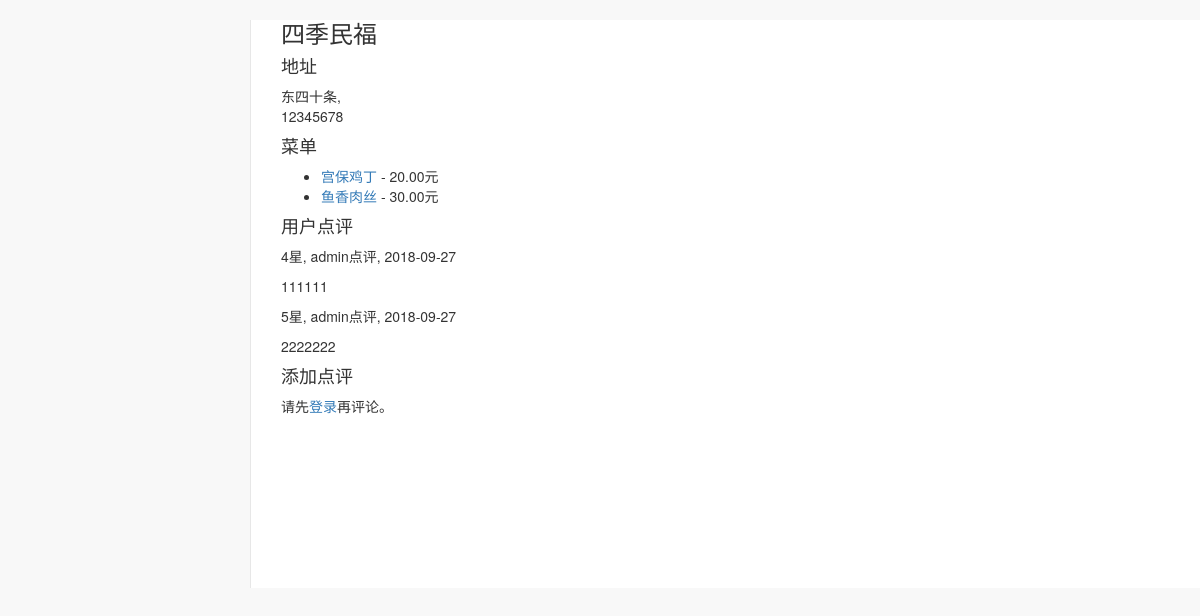
The app's page /myrestaurants/restaurant/1/ with its own data.
### myrestaurants/models.py (models this page shows, shortened)
class Restaurant(models.Model):
    name = models.TextField()
    address = models.TextField(blank=True, default='')
    telephone = models.TextField(blank=True, default='')
    url = models.URLField(blank=True, null=True)
    user = models.ForeignKey(User, default=1, on_delete=models.CASCADE)
    date = models.DateField(default=date.today)

class Dish(models.Model):
    name = models.TextField()
    description = models.TextField(blank=True, default='')
    price = models.DecimalField('USD amount', max_digits=8, decimal_places=2, blank=True, null=True)
    user = models.ForeignKey(User, default=1, on_delete=models.CASCADE)
    date = models.DateField(default=date.today)
    image = models.ImageField(upload_to="myrestaurants", blank=True, null=True)
    restaurant = models.ForeignKey(Restaurant, null=True, related_name='dishes', on_delete=models.CASCADE)

class Review(models.Model):
    RATING_CHOICES = ((1, 'one'), (2, 'two'), (3, 'three'), (4, 'four'), (5, 'five'))
    rating = models.PositiveSmallIntegerField('Rating (stars)', blank=False, default=3, choices=RATING_CHOICES)
    comment = models.TextField(blank=True, null=True)
    user = models.ForeignKey(User, default=1, on_delete=models.CASCADE)
    date = models.DateField(default=date.today)
    class Meta:
        abstract = True

class RestaurantReview(Review):
    restaurant = models.ForeignKey(Restaurant, on_delete=models.CASCADE, related_name="reviews")

### myrestaurants/views.py (the view)
# urls.py: re_path(r'^restaurant/(?P<pk>\d+)/$', views.RestaurantDetail.as_view(), name='restaurant_detail'),
class RestaurantDetail(DetailView):
    model = Restaurant
    template_name = 'myrestaurants/restaurant_detail.html'
    def get_context_data(self, **kwargs):
        context = super(RestaurantDetail, self).get_context_data(**kwargs)
        context['RATING_CHOICES'] = RestaurantReview.RATING_CHOICES
        return context

### myrestaurants/templates/myrestaurants/restaurant_detail.html (shortened to what this page needs)
{% extends "myrestaurants/../../../portal/templates/portal/base.html" %}
{% block content %}
    <h3>
        {{ restaurant.name }}
    </h3>
    <h4>地址</h4>
    <p>
        {{ restaurant.address }}, <br/>
        {{ restaurant.telephone }}
    </p>
    <h4>菜单
    </h4>
    <ul>
        {% for dish in restaurant.dishes.all %}
            <li><a href="{% url 'myrestaurants:dish_detail' restaurant.id dish.id %}">
                {{ dish.name }}</a> - {{ dish.price }}元
            </li>
        {% empty %}
            <li>对不起，该餐厅还没有菜肴。</li>
        {% endfor %}
    </ul>
    <h4>用户点评</h4>
    {% if restaurant.reviews.all %}
        {% for review in restaurant.reviews.all %}
            <p>{{ review.rating }}星, {{ review.user }}点评, {{ review.date | date:"Y-m-d" }}</p>
            <p>{{ review.comment }}</p>
        {% endfor %}
    {% else %}
        <p>目前还没有用户点评。</p>
    {% endif %}
    <h4>添加点评</h4>
    {% if request.user.is_authenticated %}
        <form action="{% url 'myrestaurants:review_create' restaurant.id %}" method="post">
            {% csrf_token %}
            <p>评论</p>
            <textarea name="comment" id="comment"></textarea>
            <p>评分
                {% for rating in RATING_CHOICES %}
                    <span><input type="radio" name="rating" id="rating{{ forloop.counter }}" value="{{ rating.0 }}"/>
      <label for="choice{{ forloop.counter }}">{{ rating.0 }}星</label>
      </span>
                {% endfor %}
            </p>
            <input type="submit" value="提交"/>
        </form>
    {% else %}
        <p>请先<a href="/accounts/login/?next={% firstof request.path '/' %}">登录</a>再评论。</p>
    {% endif %}
{% endblock %}

### portal/templates/portal/base.html (shortened to what this page needs)
<!DOCTYPE html>
<html lang="en">
<head>
    {% load static %}
    <link href="{% static 'bootstrap/css/bootstrap.min.css' %}" rel="stylesheet">
    <link href="{% static 'bootstrap/css/bootstrap-datetimepicker.min.css' %}" rel="stylesheet">
    <link href="{% static 'metisMenu/metisMenu.min.css' %}" rel="stylesheet">
    <link href="{% static 'datatables-plugins/dataTables.bootstrap.css' %}" rel="stylesheet">
    <link href="{% static 'portal/css/sb-admin-2.css' %}" rel="stylesheet">
    <link href="{% static 'font-awesome/css/font-awesome.min.css' %}" rel="stylesheet"
          type="text/css">
</head>
<body>
<div id="wrapper">
    <div id="page-wrapper">
        {% block content %}{% endblock %}
    </div>
</div>
{% load static %}
</body>
</html>

### portal/static/portal/css/sb-admin-2.css (style rules this page uses)
body { background-color: #f8f8f8; }
#wrapper { width: 100%; }
#page-wrapper { padding: 0 15px; min-height: 568px; background-color: white; }
@media (min-width: 768px) { #page-wrapper { position: inherit; margin: 0 0 0 250px; padding: 0 30px; border-left: 1px solid #e7e7e7; } }

### records on screen
Restaurant: name "四季民福", address "东四十条", telephone "12345678"
Dish: name "宫保鸡丁", price "20.00"
Dish: name "鱼香肉丝", price "30.00"
RestaurantReview: rating "4", user "admin", date "2018-09-27", comment "111111"
RestaurantReview: rating "5", user "admin", date "2018-09-27", comment "2222222"
